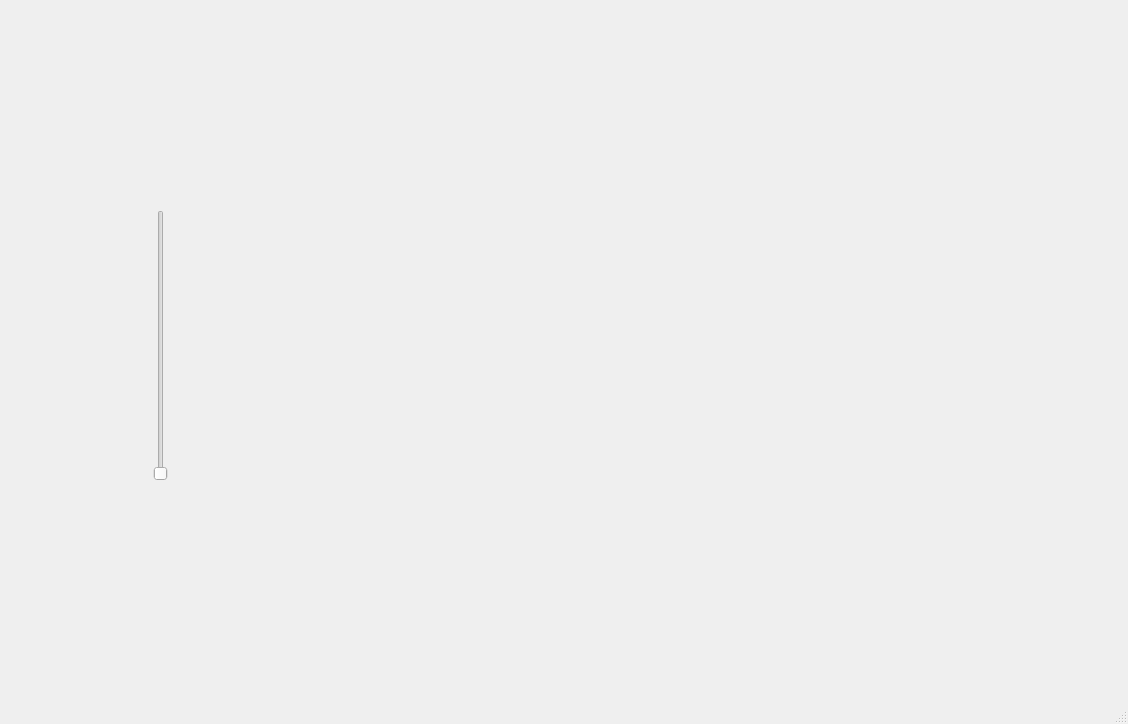
<?xml version="1.0" encoding="UTF-8"?>
<ui version="4.0">
 <class>MainWindow</class>
 <widget class="QMainWindow" name="MainWindow">
  <property name="geometry">
   <rect>
    <x>0</x>
    <y>0</y>
    <width>1128</width>
    <height>724</height>
   </rect>
  </property>
  <property name="windowTitle">
   <string>MainWindow</string>
  </property>
  <widget class="QWidget" name="centralwidget">
   <widget class="QLabel" name="lbImagen">
    <property name="geometry">
     <rect>
      <x>530</x>
      <y>210</y>
      <width>301</width>
      <height>351</height>
     </rect>
    </property>
    <property name="text">
     <string/>
    </property>
    <property name="pixmap">
     <pixmap>:/Todo/GoldenglowGG.jpg</pixmap>
    </property>
    <property name="scaledContents">
     <bool>true</bool>
    </property>
   </widget>
   <widget class="QLabel" name="label_11">
    <property name="geometry">
     <rect>
      <x>980</x>
      <y>610</y>
      <width>141</width>
      <height>51</height>
     </rect>
    </property>
    <property name="text">
     <string/>
    </property>
    <property name="pixmap">
     <pixmap resource="../Imagenes/resources.qrc">:/Logos/RhineLab.jpg</pixmap>
    </property>
    <property name="scaledContents">
     <bool>true</bool>
    </property>
   </widget>
   <widget class="QLabel" name="label_10">
    <property name="geometry">
     <rect>
      <x>970</x>
      <y>10</y>
      <width>141</width>
      <height>51</height>
     </rect>
    </property>
    <property name="text">
     <string/>
    </property>
    <property name="pixmap">
     <pixmap resource="../Imagenes/resources.qrc">:/Logos/LogoFIT.jpg</pixmap>
    </property>
    <property name="scaledContents">
     <bool>true</bool>
    </property>
   </widget>
   <widget class="QLabel" name="label_9">
    <property name="geometry">
     <rect>
      <x>10</x>
      <y>10</y>
      <width>111</width>
      <height>61</height>
     </rect>
    </property>
    <property name="text">
     <string/>
    </property>
    <property name="pixmap">
     <pixmap resource="../Imagenes/resources.qrc">:/Logos/LogoUAT.png</pixmap>
    </property>
    <property name="scaledContents">
     <bool>true</bool>
    </property>
   </widget>
   <widget class="QSlider" name="verticalSlider">
    <property name="geometry">
     <rect>
      <x>130</x>
      <y>210</y>
      <width>61</width>
      <height>271</height>
     </rect>
    </property>
    <property name="orientation">
     <enum>Qt::Vertical</enum>
    </property>
   </widget>
  </widget>
  <widget class="QMenuBar" name="menubar">
   <property name="geometry">
    <rect>
     <x>0</x>
     <y>0</y>
     <width>1128</width>
     <height>26</height>
    </rect>
   </property>
  </widget>
  <widget class="QStatusBar" name="statusbar"/>
 </widget>
 <resources>
  <include location="Resource.qrc"/>
  <include location="../Imagenes/resources.qrc"/>
 </resources>
 <connections/>
</ui>
